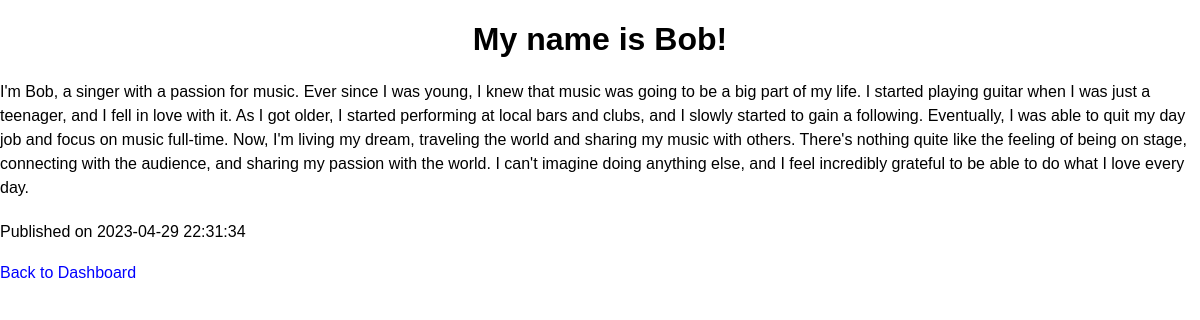
Screenshot of /post/2 with the database file from the repository.
### tables this page shows
CREATE TABLE posts (
  id INTEGER PRIMARY KEY,
  title VARCHAR(100) NOT NULL,
  content TEXT NOT NULL,
  published_date DATE NOT NULL,
  author_id INTEGER NOT NULL,
  FOREIGN KEY (author_id) REFERENCES users(id)
);

### app.py (the view)
@app.route('/post/<int:post_id>')
def view_post(post_id):
    c.execute('SELECT title, content, published_date, author_id FROM posts WHERE id = ?', (post_id,))
    post = c.fetchone()
    c.execute('SELECT username FROM users WHERE id = ?', (post[3],))
    author = c.fetchone()[0]
    post_dict = {
        'title': post[0],
        'content': post[1],
        'published_date': post[2],
        'author': author
    }
    return render_template('view_post.html', post=post_dict)

### templates/view_post.html (shortened to what this page needs)
<!DOCTYPE html>
<html>
<head>
    <link rel="stylesheet" href="static/view_post.css">
</head>
<body>
    <h1>{{ post.title }}</h1>
    <p>{{ post.content }}</p>
    <p>Published on {{ post.published_date }}</p>
    <a href="{{ url_for('dashboard') }}">Back to Dashboard</a>
</body>
</html>

### static/view_post.css (style rules this page uses)
body { font-family: Arial, sans-serif; margin: 0; padding: 0; }
h1 { text-align: center; }
p { line-height: 1.5; margin-bottom: 20px; }
a { color: blue; text-decoration: none; }

### rows the page displays
posts: title "My name is Bob!", content "I'm Bob, a singer with a passion for music. Ever since I was young, I knew that music was going to be a big part of my life. I started playing guitar when I was just a teenager, and I fell in love with it. As I got older, I started performing at local bars and clubs, and I slowly started to gain a following. Eventually, I was able to quit my day job and focus on music full-time. Now, I'm living my dream, traveling the world and sharing my music with others. There's nothing quite like the feeling of being on stage, connecting with the audience, and sharing my passion with the world. I can't imagine doing anything else, and I feel incredibly grateful to be able to do what I love every day.", published_date "2023-04-29 22:31:34"
